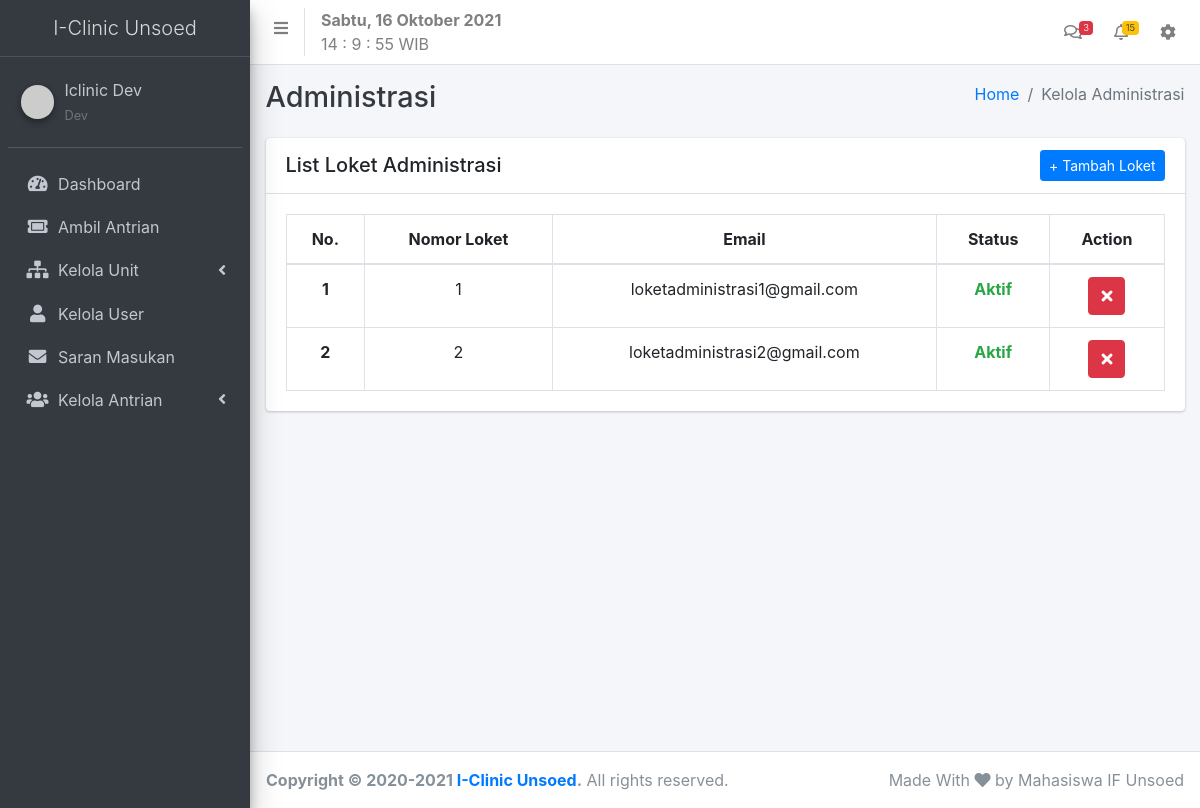
Page /admin/unit.php (signed in) on the committed database.
### tables this page shows
CREATE TABLE `tb_loket_administrasi` (
  `id` int(11) NOT NULL,
  `no_loket` int(3) NOT NULL,
  `id_assigned_user` int(11) NOT NULL
);

CREATE TABLE `tb_akun_user` (
  `id` int(11) NOT NULL,
  `email` varchar(50) NOT NULL,
  `password` varchar(255) NOT NULL,
  `user_role` varchar(20) NOT NULL
);

### utility/function.php (called while the page is built, shortened)
<?php
$conn = mysqli_connect("localhost","root","","si_klinik");
    function select($query){
        global $conn;
        $result = mysqli_query($conn,$query);
        $rows = [];
        while($row = mysqli_fetch_assoc($result)){
            $rows[] = $row;
        }
        return $rows;
    }
?>

### admin/unit.php (the view, shortened to what this page needs)
<?php
require '../utility/function.php';
$data = $_GET['data'];
    if($data == 'poli klinik'){
        $poliKlinik = select("SELECT tb_unit.*,tb_biodata_user.nama FROM tb_unit JOIN tb_akun_user
                      ON tb_unit.id_akun_dokter = tb_akun_user.id JOIN tb_biodata_user
                      ON tb_akun_user.id = tb_biodata_user.id_akun WHERE tb_unit.id>1 ORDER BY tb_unit.nama_unit");
    }else{
        $loket_administrasi = select("SELECT tb_loket_administrasi.*,tb_akun_user.email FROM tb_loket_administrasi
                              JOIN tb_akun_user ON tb_loket_administrasi.id_assigned_user = tb_akun_user.id");
    }
$no = 1;
?>
<!DOCTYPE html>
<html lang="en">
<head>
  <link rel="stylesheet" href="../src/plugins/fontawesome-free/css/all.min.css">
  <link rel="stylesheet" href="../src/css/adminlte.min.css">
  <link rel="stylesheet" href="../src/plugins/datatables-bs4/css/dataTables.bootstrap4.min.css">
  <link rel="stylesheet" href="../src/plugins/datatables-responsive/css/responsive.bootstrap4.min.css">
</head>
<body class="hold-transition sidebar-mini">
<div class="wrapper">
<?php require '../components/admin/navbar.php' ?>
<?php require '../components/admin/sidebar.php' ?>
  <div class="content-wrapper">
    <div class="content-header">
      <div class="container-fluid">
        <div class="row mb-2">
          <div class="col-sm-6">
            <h1 class="m-0 text-dark"><?= $data=='poli klinik'? 'Poli Klinik':'Administrasi' ?></h1>
          </div>
          <div class="col-sm-6">
            <ol class="breadcrumb float-sm-right">
              <li class="breadcrumb-item"><a href="#">Home</a></li>
              <?php if($data=='poli klinik') :?>
                <li class="breadcrumb-item active">List Poli Klinik</li>
              <?php elseif($data=='jadwal poli klinik') :?>
                <li class="breadcrumb-item active">Jadwal Poli Klinik</li>
              <?php else :?>
                <li class="breadcrumb-item active">Kelola Administrasi</li>
              <?php endif; ?>
            </ol>
          </div>
        </div>
      </div>
    </div>
    <div class="content">
      <div class="container-fluid">
        <div class="row">
          <div class="col">
            <div class="card ">
              <div class="card-header">
                <div class="d-flex justify-content-between ">
                <?php if($data=='poli klinik') :?>
                  <h5 class="my-auto">List Poli Klinik</h5>
                  <a href="insert.php?data=poli klinik" class="btn btn-sm btn-primary">+ Tambah Poli Klinik</a>
                <?php elseif($data=='jadwal poli klinik') :?>
                  <h5 class="my-auto">Jadwal Poli Klinik</h5>
                  <a href="insert.php?data=jadwal poli klinik" class="btn btn-sm btn-primary">+ Tambah Jadwal</a>
                <?php else :?>
                  <h5 class="my-auto">List Loket Administrasi</h5>
                  <a href="insert.php?data=administrasi" class="btn btn-sm btn-primary">+ Tambah Loket</a>
                <?php endif; ?>
                </div>
              </div>
              <div class="card-body">
                <?php if($data == 'poli klinik') :?>
                <table id="example2" class="table table-bordered table-hover" >
                  <thead>
                  <tr class="text-center">
                    <th>No.</th>
                    <th>Nama Poli</th>
                    <th>Dokter</th>
                    <th>Max Kuota</th>
                    <th>Status</th>
                    <th>Action</th>
                  </tr>
                  </thead>
                  <tbody class="text-sm-center">
                  <?php foreach($poliKlinik as $poli)  :?>
                  <tr>
                    <td class="font-weight-bold"><?= $no; ?></td>
                    <td><?= $poli['nama_unit']; ?></td>
                    <td><?= $poli['nama']; ?></td>
                    <td><?= $poli['max_kuota']; ?> Pasien</td>
                    <td class="text-<?= $poli['unit_status']=="Aktif"?'success':'danger' ?>"><?= $poli['unit_status']; ?></td>
                    <td class="text-center">
                        <a class="btn btn-info mx-1 my-1 my-md-0" href="edit.php?data=poli klinik&id=<?= $poli['id']; ?>"><i class="fa fa-pencil-alt"></i></a>
                        <a class="btn btn-danger mx-1 my-1 my-md-0 del-btn" data-id="<?= $poli['id']; ?>" data-type="poli" href="javascript:void(0)"><i class="fa fa-times"></i></a>
                    </td>
                  </tr>
                  <?php $no++ ?>
                  <?php endforeach; ?>
                  </tbody>
                </table>
                <?php else: ?>
                <table id="example2" class="table table-bordered table-hover">
                  <thead>
                  <tr class="text-center">
                    <th>No.</th>
                    <th>Nomor Loket</th>
                    <th>Email</th>
                    <th>Status</th>
                    <th>Action</th>
                  </tr>
                  </thead>
                  <tbody class="text-sm-center">
                  <?php foreach($loket_administrasi as $loket_administrasi)  :?>
                  <tr>
                    <td class="font-weight-bold"><?= $no; ?></td>
                    <td><?= $loket_administrasi['no_loket']; ?></td>
                    <td><?= $loket_administrasi['email']; ?></td>
                    <td class="text-success font-weight-bold">Aktif</td>
                    <td>
                        <a class="btn btn-danger mx-1 my-1 my-md-0 del-btn" data-id="<?= $loket_administrasi['id']; ?>" data-type="administrasi" href="javascript:void(0)"><i class="fa fa-times"></i></a>
                    </td>
                  </tr>
                  <?php $no++ ?>
                  <?php endforeach; ?>
                  </tbody>
                </table>
                <?php endif; ?>
              </div>
            </div>
          </div>
        </div>
      </div>
    </div>
  </div>
  <?php require '../components/admin/footer.php' ?>
</div>
</body>
</html>

### rows in the picture
tb_loket_administrasi: no_loket "1", id_assigned_user.email "loketadministrasi1@gmail.com"
tb_loket_administrasi: no_loket "2", id_assigned_user.email "loketadministrasi2@gmail.com"

### other values in the picture
$_SESSION['user_name'] "Iclinic Dev"
$_SESSION['role'] "Dev"
